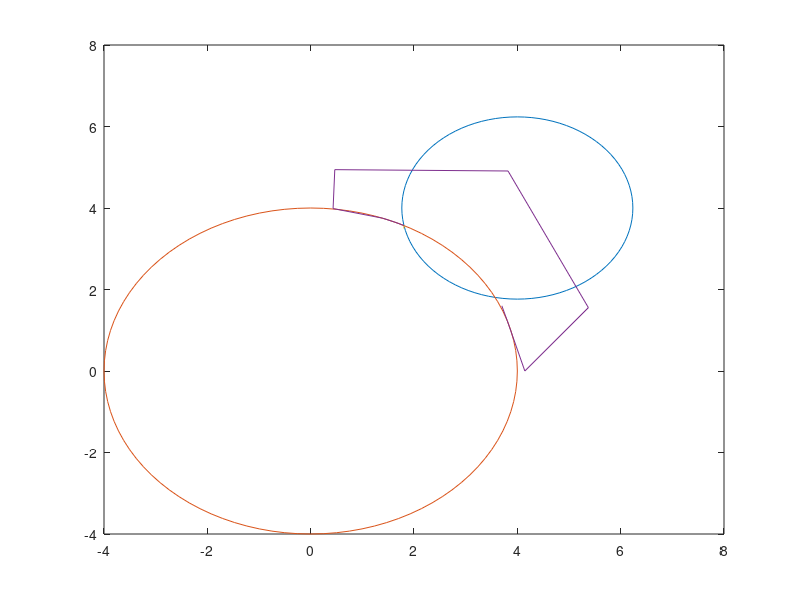

Here is the MATLAB script that generated this plot:
1;
1;
%Anthony Reynaldi - C14200078
%Jeremy Dionn     - C14200206
%Wendy Santoso    - C14200036

%persamaan dasar lingkaran
% x^2 + y^2 = r^2

%persamaan 1
%persamaan: (x - 4)^2 + (y - 4)^2 = 5
r1 = sqrt(5);
x1 = 4;
y1 = 4;
th1 = 0:pi/50:2*pi;
xunit1 = r1 * cos(th1) + x1;
yunit1 = r1 * sin(th1) + y1;
plot(xunit1, yunit1);

hold on

%persamaan 2
%persamaan: x^2 + y^2 = 16
r2 = sqrt(16);
x2 = 0;
y2 = 0;
th2 = 0:pi/50:2*pi;
xunit2 = r2 * cos(th2) + x2;
yunit2 = r2 * sin(th2) + y2;
plot(xunit2, yunit2);

hold on

function r = f1(x,y)
  %r = sqrt( 5 - (y - 4).^2 );
  r = (5 - (y - 4).^2 - 16 - x.^2) / -8;
endfunction

function r = f2(x,y)
  r = sqrt( 16 - x.^2 );
endfunction


function result = gauss_seidel(x, y) %initial value
  es = 10.^-4;
  iter = 0;
  maxiter = 10000000;
  
  plotx = [x];
  ploty = [y];

  while(1)
    iter = iter +1;
    
    %save the old value
    xold = x;
    yold = y;
    
    %determine new value of x and y
    x = f1(x, y);
    y = f2(x, y);
    
    plotx = [plotx; x];
    ploty = [ploty; y];
    
    %count error approx
    if (x ~= 0)
      ea(1) = (abs(x - xold) / x) * 100;
    endif
    
    if (y ~= 0)
      ea(2) = (abs(y - yold) / y) * 100;
    endif
    
    %check error stop
    if(max(ea) <= es || iter >= maxiter)
      break;
    endif
    
  endwhile
  
  result = [x y];
  
  plot(plotx, ploty);
  
  hold on

endfunction

#titik 1
disp("Titik 1 (1.8, 3.6)");
disp(gauss_seidel(1.8, 3.5));

#titik 2
disp("Titik 2 (3.6, 1.8)");
disp(gauss_seidel(3.7, 1.6));

hold off